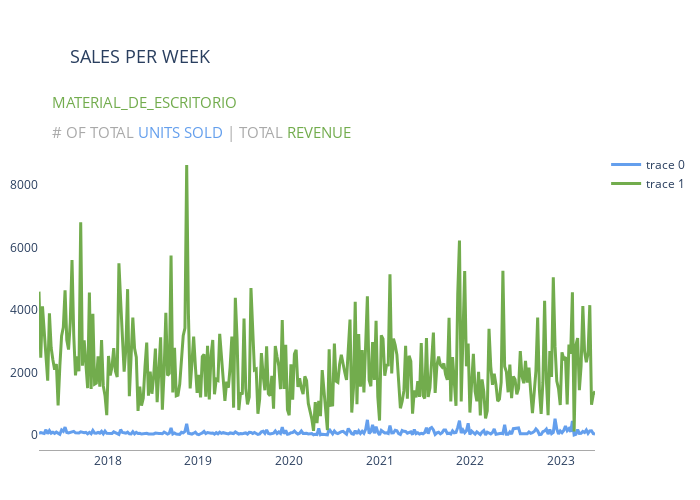

The cell this chart's notebook holds for it:
### Code cell
product = 'MATERIAL_DE_ESCRITORIO'
step = 'week'

df_product, df_dates = product_over_year(df_vendas, product, step)
df_revenue = revenue_over_year(df_vendas, product, step)
list_of_dfs = [df_product, df_revenue]
plot_over_year(list_of_dfs, product, step)

### Figure 1 — Plotly figure (JSON) as saved in the notebook; plotly's stock layout.template omitted (floating-point values rounded to 4 significant figures; data arrays with more than 128 entries replaced by an {"elided": "..."} marker saying what was removed)
{"data": [{"line": {"color": "rgba(100, 159, 237, 110)", "width": 3}, "mode": "lines", "type": "scatter", "x": {"elided": "318 str values"}, "y": {"elided": "318 int values"}}, {"line": {"color": "rgb(114, 172, 77)", "width": 3}, "mode": "lines", "type": "scatter", "x": {"elided": "318 str values"}, "y": {"elided": "318 float values"}}], "layout": {"annotations": [{"font": {"color": "rgb(114, 172, 77)", "size": 15}, "showarrow": false, "text": "MATERIAL_DE_ESCRITORIO", "x": 0.02, "xref": "paper", "y": 1.2, "yref": "paper"}, {"font": {"color": "rgba(169, 169, 169, 1)", "size": 15}, "showarrow": false, "text": "# OF TOTAL <span style=\"color:rgba(100, 159, 237, 110);\">UNITS SOLD</span> | TOTAL <span style=\"color:rgb(114, 172, 77);\">REVENUE</span>", "x": 0.02, "xref": "paper", "y": 1.1, "yref": "paper"}], "height": 500, "margin": {"b": 50, "l": 10, "r": 10, "t": 150}, "plot_bgcolor": "rgba(0,0,0,0)", "title": {"font": {"size": 18}, "text": "SALES PER WEEK", "x": 0.1, "y": 0.9}, "width": 700, "xaxis": {"linecolor": "rgba(169, 169, 169, 1)", "linewidth": 1, "showline": true}}}
